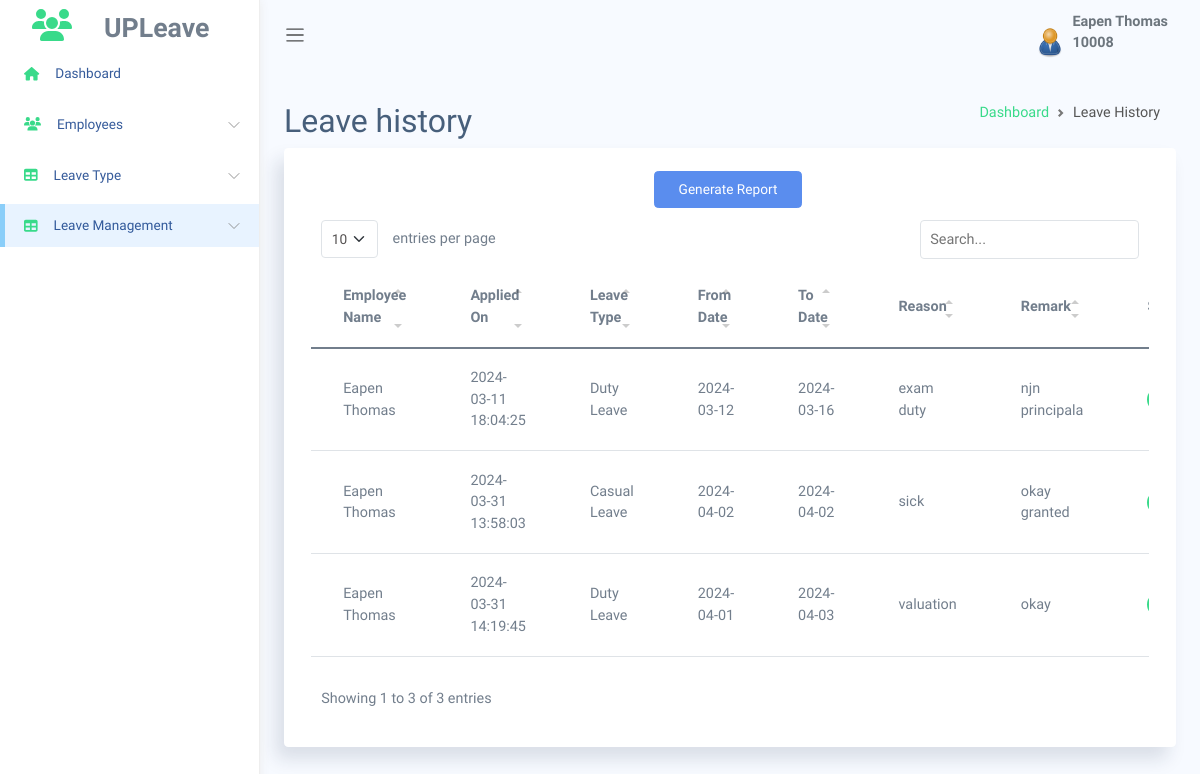
Screenshot of /hodleavehistory.php (signed in) with the database file from the repository.
### tables this page shows
CREATE TABLE `tbl_approval` (
  `a_id` int(11) NOT NULL,
  `emp_id` int(11) DEFAULT NULL,
  `l_id` int(11) DEFAULT NULL,
  `st_date` date DEFAULT NULL,
  `to_date` date DEFAULT NULL,
  `reason` varchar(100) NOT NULL,
  `status` int(3) DEFAULT NULL,
  `daydiff` float NOT NULL,
  `appliedtime` varchar(30) NOT NULL,
  `remark` varchar(150) NOT NULL,
  `document` longblob NOT NULL
);

CREATE TABLE `tbl_employee` (
  `emp_id` int(11) DEFAULT NULL,
  `empname` varchar(40) DEFAULT NULL,
  `email` varchar(40) DEFAULT NULL,
  `phone` varchar(15) DEFAULT NULL,
  `doj` date DEFAULT NULL,
  `status` tinyint(1) DEFAULT NULL,
  `dept_id` int(11) DEFAULT NULL,
  `post_id` int(11) DEFAULT NULL
);

CREATE TABLE `tbl_leavetype` (
  `l_id` int(11) NOT NULL,
  `leavetype` varchar(30) DEFAULT NULL,
  `description` varchar(100) DEFAULT NULL,
  `totalleave` int(11) DEFAULT NULL
);

### hodleavehistory.php (the view, shortened to what this page needs)
<?php
include 'conn.php';
if(isset($_SESSION['empid'])) {
$x=$_SESSION['name'];
$empid=$_SESSION['empid'];
$deptid=$_SESSION['deptid'];
?>
<!DOCTYPE html>
<html lang="en">
<head>
<link rel="stylesheet" href="assets/css/bootstrap.css">
<link rel="stylesheet" href="assets/vendors/simple-datatables/style.css">
<link rel="stylesheet" href="assets/vendors/perfect-scrollbar/perfect-scrollbar.css">
<link rel="stylesheet" href="assets/css/app.css">
</head>
<body>
    <div id="app">
        <div id="sidebar" class='active'>
            <div class="sidebar-wrapper active">
                <div class="sidebar-header" style="height: 50px;margin-top: -30px">
                    <i class="fa fa-users text-success me-4"></i>
                    <span id="span01" style="font-size: smaller;">UPLeave</span>
                </div>
                <div class="sidebar-menu">
                    <ul class="menu">
                        <li class="sidebar-item ">
                            <a href="index.php" class='sidebar-link'>
                                <i class="fa fa-home text-success"></i>
                                <span>Dashboard</span>
                            </a>
                        </li>
                        <li class="sidebar-item  has-sub">
                            <a href="#" class='sidebar-link'>
                                <i class="fa fa-users text-success"></i>
                                <span>Employees</span>
                            </a>
                        </li>
                        <li class="sidebar-item  has-sub">
                            <a href="#" class='sidebar-link'>
                                <i class="fa fa-table text-success"></i>
                                <span>Leave Type</span>
                            </a>
                        </li>
                        <li class="sidebar-item  has-sub active">
                            <a href="#" class='sidebar-link'>
                                <i class="fa fa-table text-success"></i>
                                <span>Leave Management</span>
                            </a>
                        </li>
                    </ul>
                </div>
            </div>
        </div>
        <div id="main">
            <nav class="navbar navbar-header navbar-expand navbar-light">
                <a class="sidebar-toggler" href="#"><span class="navbar-toggler-icon"></span></a>
                <div class="collapse navbar-collapse" id="navbarSupportedContent">
                    <ul class="navbar-nav d-flex align-items-center navbar-light ms-auto">
                        <li class="dropdown">
                            <a href="#" data-bs-toggle="dropdown"
                                class="nav-link dropdown-toggle nav-link-lg nav-link-user">
                                <div class="avatar me-1">
                                    <img src="assets/images/admin.png" alt="" srcset="">
                                </div>
                                <div class="d-none d-md-block d-lg-inline-block"><?php echo $x."<br>".$empid ?></div>
                            </a>
                        </li>
                    </ul>
                </div>
            </nav>
            <div class="main-content container-fluid">
                <div class="page-title">
                    <div class="row">
                        <div class="col-12 col-md-6 order-md-1 order-last">
                            <h3>Leave history    </h3>
                        </div>
                        <div class="col-12 col-md-6 order-md-2 order-first">
                            <nav aria-label="breadcrumb" class='breadcrumb-header'>
                                <ol class="breadcrumb">
                                    <li class="breadcrumb-item"><a href="employee.php" class="text-success">Dashboard</a>
                                    </li>
                                    <li class="breadcrumb-item active" aria-current="page">Leave History</li>
                                </ol>
                            </nav>
                        </div>
                    </div>
                </div>
                <section class="section">
                    <div class="card">
                        <div class="card-body">
                            <table class='table' id="table1">
                                <thead>
                                    <tr>
                                        <th>Employee Name</th>
                                        <th>Applied On</th>
                                        <th>Leave Type</th>
                                        <th>From Date</th>
                                        <th>To Date</th>
                                        <th>Reason</th>
                                        <th>Remark</th>
                                        <th>Status</th>
                                    </tr>
                                </thead>
                                <tbody>
                                    <?php
                                    $sql="SELECT a.*,e.empname,p.deptname FROM tbl_approval a,tbl_employee e, tbl_department p WHERE a.emp_id = e.emp_id and e.dept_id = p.dept_id and p.dept_id = $deptid";
                                    $result=$conn->query($sql);
                                    if ($result){
                                         if ($result->num_rows > 0) {
                                            while ($row = $result->fetch_assoc()) {
                                            $empname=$row['empname'];
                                            $apptime = $row['appliedtime'];
                                            $lid=$row['l_id'];
                                            $stdate=$row['st_date'];
                                            $todate=$row['to_date'];
                                            $remark=$row['remark'];
                                            $reason = $row['reason'];
                                            $lql="select leavetype from tbl_leavetype where l_id = $lid";
                                            $res=$conn->query($lql);
                                            if($res){
                                                $rows = $res->fetch_assoc();
                                            echo " <tr>";
                                            echo"<td>$empname</td>";
                                            echo " <td>$apptime</td>";
                                            echo "<td>".$rows['leavetype']."</td>";
                                            echo"<td>$stdate</td>";
                                            echo "<td>$todate</td>";
                                            echo"<td>$reason</td>";
                                            echo"<td>$remark</td>";
                                            echo"<td><span class='badge bg-success'>Approved</span></td>";
                                            echo"</tr>";
                                            }
                                         }}}
                                      ?>
                                </tbody>
                                 <center>
                            <form action="#" method="post">
                                <input type="submit" value="Generate Report" name="report" class="btn btn-primary me-1 mb-1">
                            </form></center>
                            </table>
                        </div>
                    </div>
                </section>
            </div>
        </div>
    </div>
</body>
</html>
<?php
}else{
    header('Location: login.php');
    exit();
}
?>

### assets/css/app.css (style rules this page uses)
* { font-family: Raleway }
#app { position: relative }
#main { margin-left: 260px; background-color: #f7faff; min-height: 100vh; transition: margin-left .6s ease-out }
#main .main-content { padding: 2rem 1.5rem }
#main .main-content .page-title h3 { font-size: 2rem }
.breadcrumb-header .breadcrumb { justify-content: flex-end }
a { text-decoration: none }
a, button { outline: 0 }
.avatar { display: inline-flex; border-radius: 50%; text-align: center; vertical-align: middle; position: relative }
.avatar img { width: 32px; height: 32px; border-radius: 50% }
.btn.btn-danger, .btn.btn-dark, .btn.btn-info, .btn.btn-light, .btn.btn-link, .btn.btn-primary, .btn.btn-secondary, .btn.btn-success, .btn.btn-warning { color: #fff }
.dropdown-toggle:after { color: #fff }
#sidebar.active .sidebar-wrapper { left: 0 }
.sidebar-wrapper { width: 260px; height: 100vh; position: fixed; top: 0; z-index: 10; background-color: #fff; bottom: 0; border-right: 1px solid #eee; box-shadow: 0 0 10px #ececec; left: -260px; transition: left .6s ease-out }
.sidebar-wrapper .sidebar-header { padding: 2rem 2rem 1rem; font-size: 2rem; font-weight: 700 }
.sidebar-wrapper .menu { padding-left: 0; margin-top: 2rem }
.sidebar-wrapper .menu .sidebar-link { display: block; padding: .7rem 1.5rem; font-size: .85rem; display: flex; align-items: center; transition: all .5s }
.sidebar-wrapper .menu .sidebar-link>span { color: #053382; font-weight: 500; margin-left: 1rem; opacity: .8 }
.sidebar-wrapper .menu .sidebar-item { list-style: none; margin-top: .5rem; position: relative }
.sidebar-wrapper .menu .sidebar-item.has-sub .sidebar-link:after { position: absolute; color: #ccc; right: 15px; top: 12px; display: block }
.sidebar-wrapper .menu .sidebar-item.active .sidebar-link { background-color: #e8f3ff }
.sidebar-wrapper .menu .sidebar-item.active .sidebar-link:before { content: ""; position: absolute; left: 0; height: 100%; top: 0; bottom: 0; background-color: rgba(46, 170, 244, .5); width: 5px }
.card { box-shadow: -8px 12px 18px 0 rgba(25, 42, 70, .13); margin-bottom: 2.2rem }
.card .card-body { padding: 1.4rem 1.7rem }
.navbar { height: 70px; padding: 1.5rem }
.navbar .nav-link-user img { width: 30px }
.navbar.navbar-header li { display: flex; align-items: center }
.navbar.navbar-header .dropdown>a { color: #6c757d; font-weight: 600 }
.navbar.navbar-header .dropdown>a:after { display: none }
.dataTable-table td, .dataTable-table thead th, .table td, .table thead th { vertical-align: middle }
.dataTable-table thead th, .table thead th { border-bottom: 2px solid #475f7b }

### rows the page displays
tbl_approval: tbl_employee.empname "Eapen Thomas", appliedtime "2024-03-11 18:04:25", l.leavetype "Duty Leave", st_date "2024-03-12", to_date "2024-03-16", reason "exam duty", remark "njn principala"
tbl_approval: tbl_employee.empname "Eapen Thomas", appliedtime "2024-03-31 13:58:03", l.leavetype "Casual Leave", st_date "2024-04-02", to_date "2024-04-02", reason "sick", remark "okay granted"
tbl_approval: tbl_employee.empname "Eapen Thomas", appliedtime "2024-03-31 14:19:45", l.leavetype "Duty Leave", st_date "2024-04-01", to_date "2024-04-03", reason "valuation", remark "okay"

### other values shown
$x "Eapen Thomas"
$empid "10008"
